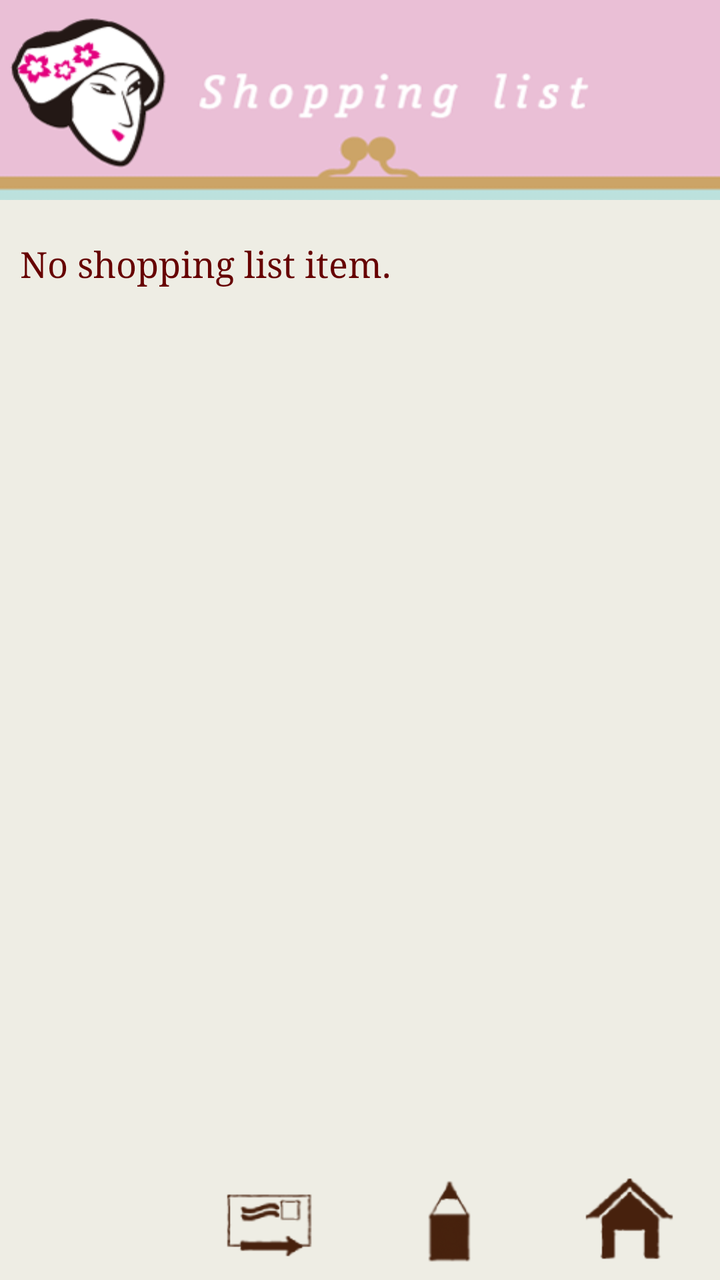
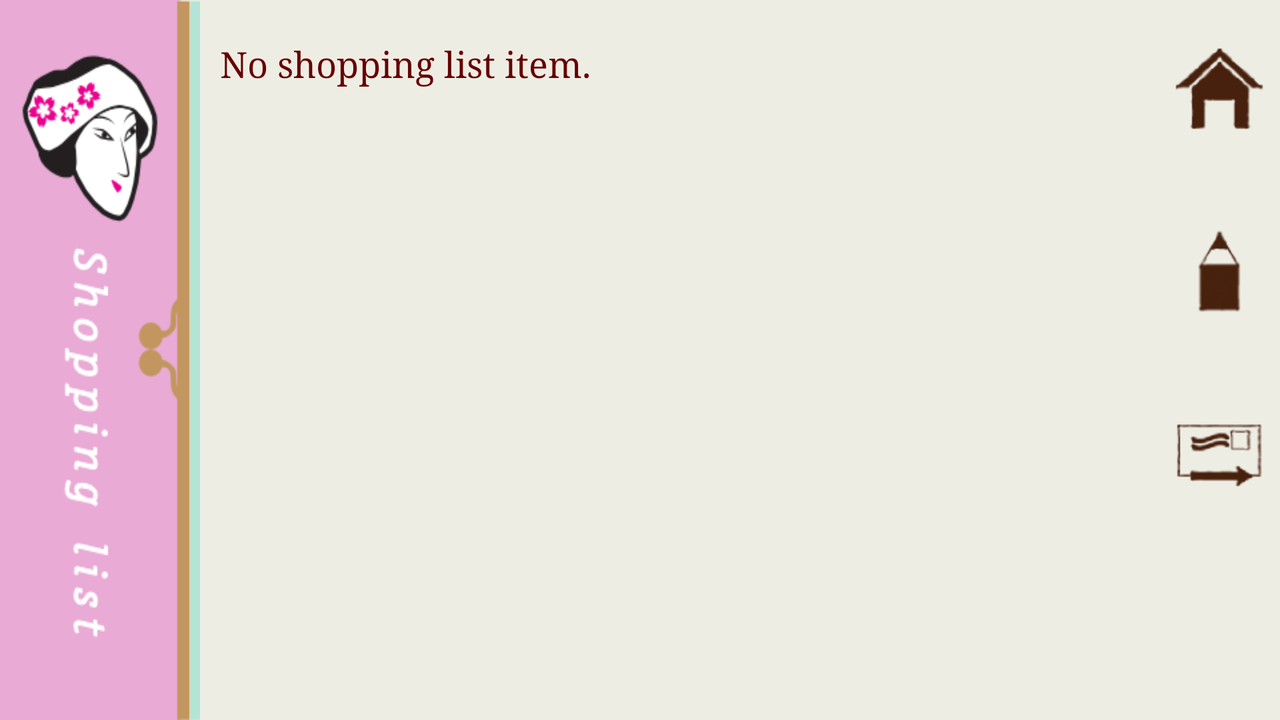

Two renders of one Android screen. The first uses the default layout on a phone; the second uses the alternative layout the repository ships for a different screen configuration, on a matching device. The two XML files are below.
<!-- AndroidManifest.xml: fallback theme Theme.MaterialComponents.DayNight.NoActionBar -->
<!-- res/layout/memo_list.xml -->
<?xml version="1.0" encoding="utf-8"?>
<RelativeLayout
	xmlns:android="http://schemas.android.com/apk/res/android"
	android:id="@+id/parent_layout"
	android:layout_width="fill_parent"
	android:layout_height="fill_parent"
	android:background="@color/beige"
>
	<LinearLayout
		android:layout_width="fill_parent"
		android:layout_height="wrap_content"
		android:layout_above="@+id/MenuButtonLayout"
		android:orientation="vertical"
		android:layout_alignParentTop="true"
	>
		<LinearLayout
			android:layout_width="fill_parent"
			android:layout_height="wrap_content"
			android:layout_weight="0"
		>
			<ImageView
				android:id="@+id/memolist_title"
				android:layout_height="100dip"
				android:layout_width="fill_parent"
				android:layout_alignParentTop="true"
				android:background="@drawable/memo_title"/>
		</LinearLayout>
		<LinearLayout
			android:layout_width="fill_parent"
			android:layout_height="wrap_content"
			android:layout_weight="1"
		>
			<LinearLayout
				android:id="@+id/LinearLayout01"
				android:layout_width="wrap_content"
				android:layout_height="wrap_content"
				android:orientation="vertical"
				android:layout_marginTop="20dip"
				android:layout_marginBottom="20dip"
			>
				<TextView
					android:id="@+id/memo_empty"
					android:text="@string/memo_empty"
					android:textSize="18sp"
						android:typeface="serif"
					android:layout_width="fill_parent"
					android:textColor="#660000"
					android:background="@color/beige"
					android:layout_height="fill_parent" 
					android:layout_marginLeft="10dip"></TextView>
				<ListView
					android:id="@+id/MemoListView"
					android:layout_height="fill_parent"
					android:layout_width="fill_parent"
					android:choiceMode="multipleChoice"
					android:divider="@drawable/line"
					android:fadingEdge="none"
				></ListView>
			</LinearLayout>
		</LinearLayout>
	</LinearLayout>
	<LinearLayout
		android:id="@+id/MenuButtonLayout"
		android:layout_width="fill_parent"
		android:layout_height="60dip"
		android:weightSum="4"
		android:layout_alignParentBottom="true"
		android:background="@color/beige"
	>
		<LinearLayout
			android:layout_width="fill_parent"
			android:layout_height="fill_parent"
			android:gravity="center"
			android:layout_weight="1"
		>
		</LinearLayout>
		<LinearLayout
			android:layout_width="fill_parent"
			android:layout_height="fill_parent"
			android:gravity="center"
			android:layout_weight="1"
		>
			<ImageButton
				android:id="@+id/mail_b"
				android:layout_height="wrap_content"
				android:layout_width="wrap_content"
				android:background="@drawable/mail_b_stateful"/>
		</LinearLayout>
		<LinearLayout
			android:layout_width="fill_parent"
			android:layout_height="fill_parent"
			android:gravity="center"
			android:layout_weight="1"
		>
			<ImageButton
				android:id="@+id/update_b"
				android:layout_height="wrap_content"
				android:layout_width="wrap_content"
				android:background="@drawable/update_b_stateful"/>
		</LinearLayout>
		<LinearLayout
			android:layout_width="fill_parent"
			android:layout_height="fill_parent"
			android:gravity="center"
			android:layout_weight="1"
		>
			<ImageButton
				android:id="@+id/to_top2_b"
				android:layout_height="wrap_content"
				android:layout_width="wrap_content"
				android:background="@drawable/to_top_b_stateful"/>
		</LinearLayout>
	</LinearLayout>
</RelativeLayout>
<!-- resources referenced by this layout -->
<resources>
  <color name="beige">#EEEDE4</color>
  <!-- drawable line: png bitmap (drawable-hdpi, 388 bytes) -->
  <!-- drawable mail_b_stateful (drawable-hdpi) -->
  <?xml version="1.0" encoding="UTF-8"?>
  <selector xmlns:android="http://schemas.android.com/apk/res/android">
  	<item android:state_pressed="true" android:drawable="@drawable/mail_on"/>
  	<item android:state_pressed="false" android:drawable="@drawable/mail_off"/>
  </selector>
  <!-- drawable memo_title: png bitmap (drawable-hdpi, 26976 bytes) -->
  <!-- drawable to_top_b_stateful (drawable-hdpi) -->
  <?xml version="1.0" encoding="UTF-8"?>
  <selector xmlns:android="http://schemas.android.com/apk/res/android">
  	<item android:state_pressed="true" android:drawable="@drawable/to_top_on"/>
  	<item android:state_pressed="false" android:drawable="@drawable/to_top_off"/>
  </selector>
  <!-- drawable update_b_stateful (drawable-mdpi) -->
  <?xml version="1.0" encoding="UTF-8"?>
  <selector xmlns:android="http://schemas.android.com/apk/res/android">
  	<item android:state_pressed="true" android:drawable="@drawable/update_on"/>
  	<item android:state_pressed="false" android:drawable="@drawable/update_off"/>
  </selector>
  <string name="memo_empty">No shopping list item.</string>
  <!-- drawable mail_on: png bitmap (drawable-hdpi, 3552 bytes) -->
  <!-- drawable mail_off: png bitmap (drawable-hdpi, 2472 bytes) -->
  <!-- drawable to_top_on: png bitmap (drawable-hdpi, 3635 bytes) -->
  <!-- drawable to_top_off: png bitmap (drawable-hdpi, 2298 bytes) -->
  <!-- drawable update_on: png bitmap (drawable-hdpi, 2927 bytes) -->
  <!-- drawable update_off: png bitmap (drawable-hdpi, 2000 bytes) -->
</resources>
<!-- res/layout-land/memo_list.xml (the repository's variant of the layout above) -->
<!-- drawn on the phone turned sideways -->
<?xml version="1.0" encoding="utf-8"?>
<LinearLayout
	xmlns:android="http://schemas.android.com/apk/res/android"
	android:id="@+id/parent_layout"
	android:layout_width="fill_parent"
	android:layout_height="fill_parent"
	android:background="@color/beige"
android:orientation="horizontal">
	<LinearLayout
		android:orientation="horizontal"
		android:layout_height="fill_parent" android:layout_width="fill_parent">
		<LinearLayout
			android:layout_height="fill_parent" android:layout_width="wrap_content">
			<ImageView
				android:id="@+id/memolist_title"
				android:layout_alignParentTop="true"
				android:background="@drawable/memo_title_land"
				android:layout_width="wrap_content"
				android:layout_height="fill_parent"/>
		</LinearLayout>
		<LinearLayout
			android:layout_height="fill_parent"
		android:layout_width="wrap_content" android:layout_weight="1">
			<LinearLayout
				android:id="@+id/LinearLayout01"
				android:layout_width="wrap_content"
				android:layout_height="wrap_content"
				android:orientation="vertical"
				android:layout_marginTop="20dip"
				android:layout_marginBottom="20dip"
			>
				<TextView
					android:id="@+id/memo_empty"
					android:text="@string/memo_empty"
					android:textSize="18sp"
					android:typeface="serif"
					android:layout_width="fill_parent"
					android:textColor="#660000"
					android:background="@color/beige"
					android:layout_height="fill_parent"
					android:layout_marginLeft="10dip"
				></TextView>
				<ListView
					android:id="@+id/MemoListView"
					android:layout_height="fill_parent"
					android:layout_width="fill_parent"
					android:choiceMode="multipleChoice"
					android:divider="@drawable/line"
					android:fadingEdge="none"
				></ListView>
			</LinearLayout>
		</LinearLayout>
	<LinearLayout android:id="@+id/MenuButtonLayout" android:weightSum="4" android:background="@color/beige" android:orientation="vertical" android:layout_height="fill_parent" android:layout_width="60dp">
		<LinearLayout android:layout_width="fill_parent" android:layout_height="fill_parent" android:gravity="center" android:layout_weight="1">
			<ImageButton android:id="@+id/to_top2_b" android:layout_height="wrap_content" android:layout_width="wrap_content" android:background="@drawable/to_top_b_stateful" />
		</LinearLayout>
		<LinearLayout android:layout_width="fill_parent" android:layout_height="fill_parent" android:gravity="center" android:layout_weight="1">
			<ImageButton android:id="@+id/update_b" android:layout_height="wrap_content" android:layout_width="wrap_content" android:background="@drawable/update_b_stateful" />
		</LinearLayout>
		<LinearLayout android:layout_width="fill_parent" android:layout_height="fill_parent" android:gravity="center" android:layout_weight="1">
			<ImageButton android:id="@+id/mail_b" android:layout_height="wrap_content" android:layout_width="wrap_content" android:background="@drawable/mail_b_stateful" />
		</LinearLayout>
		<LinearLayout android:layout_width="fill_parent" android:layout_height="fill_parent" android:gravity="center" android:layout_weight="1">
		</LinearLayout>
		
		
		
	</LinearLayout></LinearLayout>
	
</LinearLayout>
<!-- resources referenced by the variant -->
<!-- as the phone turned sideways resolves them -->
<resources>
  <color name="beige">#EEEDE4</color>
  <!-- drawable line: png bitmap (drawable-hdpi, 388 bytes) -->
  <!-- drawable mail_b_stateful (drawable-hdpi) -->
  <?xml version="1.0" encoding="UTF-8"?>
  <selector xmlns:android="http://schemas.android.com/apk/res/android">
  	<item android:state_pressed="true" android:drawable="@drawable/mail_on"/>
  	<item android:state_pressed="false" android:drawable="@drawable/mail_off"/>
  </selector>
  <!-- drawable memo_title_land: png bitmap (drawable-hdpi, 19906 bytes) -->
  <!-- drawable to_top_b_stateful (drawable-hdpi) -->
  <?xml version="1.0" encoding="UTF-8"?>
  <selector xmlns:android="http://schemas.android.com/apk/res/android">
  	<item android:state_pressed="true" android:drawable="@drawable/to_top_on"/>
  	<item android:state_pressed="false" android:drawable="@drawable/to_top_off"/>
  </selector>
  <!-- drawable update_b_stateful (drawable-mdpi) -->
  <?xml version="1.0" encoding="UTF-8"?>
  <selector xmlns:android="http://schemas.android.com/apk/res/android">
  	<item android:state_pressed="true" android:drawable="@drawable/update_on"/>
  	<item android:state_pressed="false" android:drawable="@drawable/update_off"/>
  </selector>
  <string name="memo_empty">No shopping list item.</string>
  <!-- drawable mail_on: png bitmap (drawable-hdpi, 3552 bytes) -->
  <!-- drawable mail_off: png bitmap (drawable-hdpi, 2472 bytes) -->
  <!-- drawable to_top_on: png bitmap (drawable-hdpi, 3635 bytes) -->
  <!-- drawable to_top_off: png bitmap (drawable-hdpi, 2298 bytes) -->
  <!-- drawable update_on: png bitmap (drawable-hdpi, 2927 bytes) -->
  <!-- drawable update_off: png bitmap (drawable-hdpi, 2000 bytes) -->
</resources>
